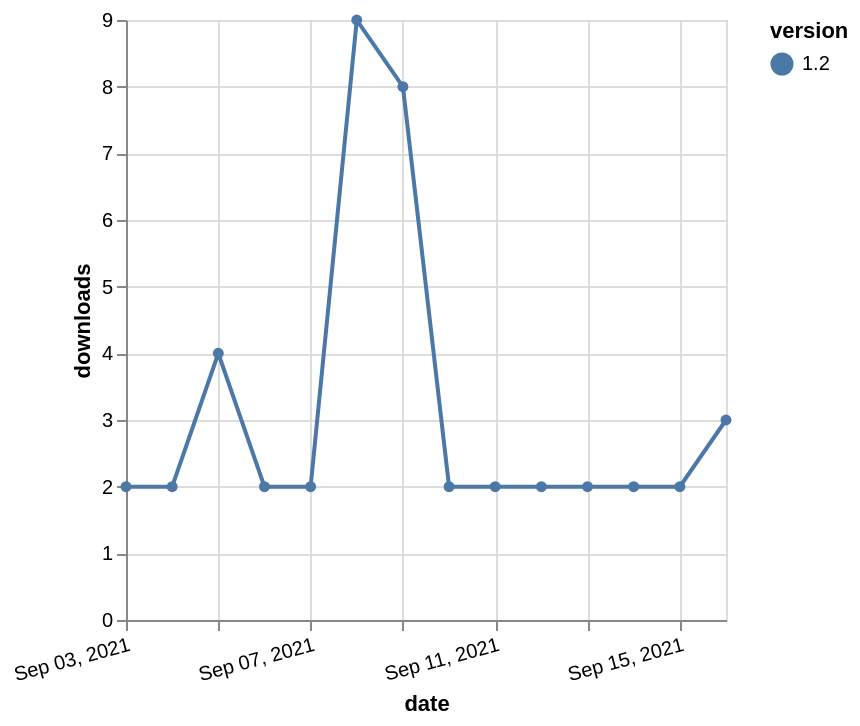

Specify this chart in Vega-Lite:
### Vega-Lite specification from a JSON file in a GitHub repository (floating-point values rounded to 4 significant figures)
{"$schema": "https://vega.github.io/schema/vega-lite/v5.json", "description": "A simple bar chart with embedded data.", "data": {"values": [{"date": "2021-09-03", "total": 4644, "delta": 2, "version": "1.2"}, {"date": "2021-09-04", "total": 4646, "delta": 2, "version": "1.2"}, {"date": "2021-09-05", "total": 4650, "delta": 4, "version": "1.2"}, {"date": "2021-09-06", "total": 4652, "delta": 2, "version": "1.2"}, {"date": "2021-09-07", "total": 4654, "delta": 2, "version": "1.2"}, {"date": "2021-09-08", "total": 4663, "delta": 9, "version": "1.2"}, {"date": "2021-09-09", "total": 4671, "delta": 8, "version": "1.2"}, {"date": "2021-09-10", "total": 4673, "delta": 2, "version": "1.2"}, {"date": "2021-09-11", "total": 4675, "delta": 2, "version": "1.2"}, {"date": "2021-09-12", "total": 4677, "delta": 2, "version": "1.2"}, {"date": "2021-09-13", "total": 4679, "delta": 2, "version": "1.2"}, {"date": "2021-09-14", "total": 4681, "delta": 2, "version": "1.2"}, {"date": "2021-09-15", "total": 4683, "delta": 2, "version": "1.2"}, {"date": "2021-09-16", "total": 4686, "delta": 3, "version": "1.2"}]}, "width": "container", "mark": {"type": "line", "point": {"filled": true}}, "encoding": {"x": {"field": "date", "type": "temporal", "timeUnit": "yearmonthdate", "title": "date", "axis": {"labelAngle": -15}}, "y": {"field": "delta", "type": "quantitative", "title": "downloads"}, "color": {"field": "version", "type": "nominal"}, "tooltip": {"field": "delta"}}}
